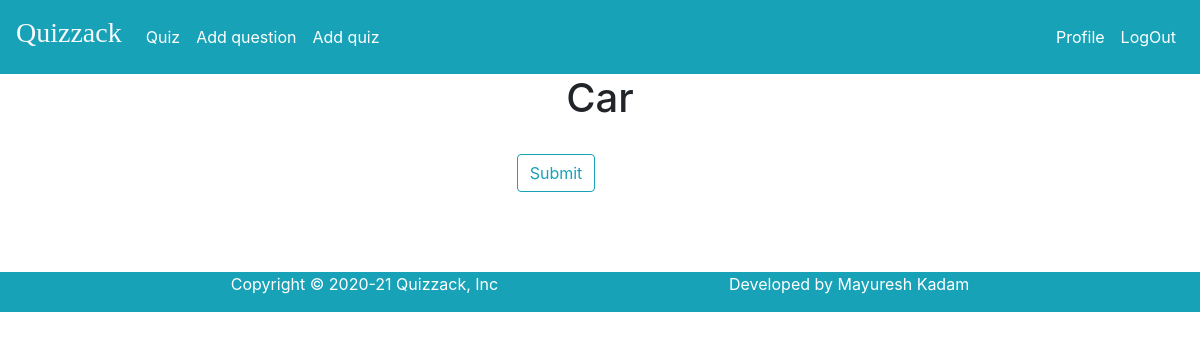
Page /quiz_catalog/quiz_page/car (signed in) on the earlier database version.
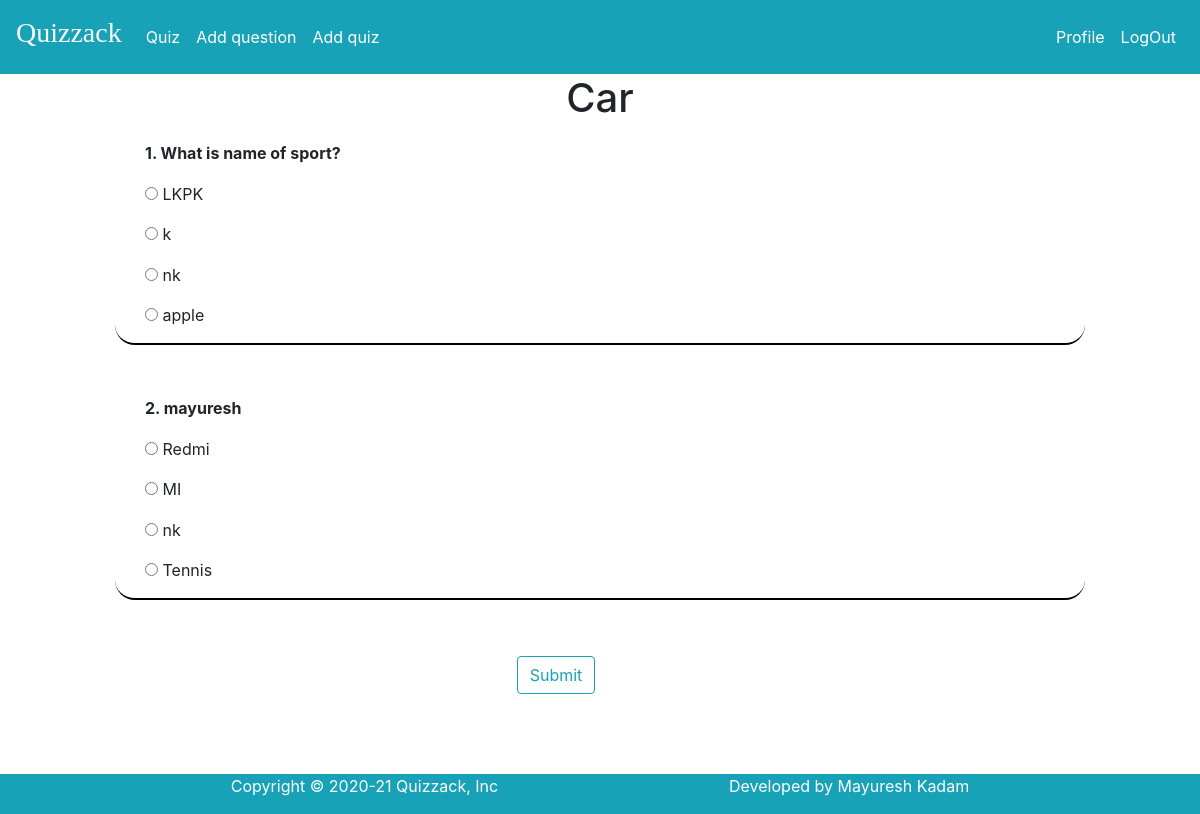
Same page on the later database version.
### blog/models.py (models this page shows, shortened)
class quiz(models.Model):
	question = models.CharField(max_length=500, default="")
	option1 = models.CharField(max_length=100, default="")
	option2 = models.CharField(max_length=100, default="")
	option3 = models.CharField(max_length=100, default="")
	option4 = models.CharField(max_length=100, default="")
	answer = models.CharField(max_length=100, default="")
	catogaries = models.CharField(max_length=100,default="")
	hint = models.CharField(max_length=500, default="")
	student = models.ForeignKey(User,on_delete=models.CASCADE)

### blog/views.py (the view)
# urls.py: path('quiz_page/',blog_views.quiz_page, name="quiz_page"),
@login_required
def quiz_page(request,cat):
	try:
		x=quiz.objects.filter(catogaries=cat)
	except:
		messages.success(request,f'Category not selected.')
		return HttpResponseRedirect(request.META.get('HTTP_REFERER'))
	context1={
	 'quizs':x,
	 'totalq':len(x),
	 'category':cat,
	}
	return render(request,'blog/quiz_page.html',context1)

### blog/Templates/blog/quiz_page.html (shortened to what this page needs)
{% extends "blog/base.html" %}
{% block content %}
<div class="row">
<div class="col-sm-1"></div>
<div class="col-sm-10">
<form action="../result" method="POST">
  <div style="text-align: center"><h1>{{category|capfirst}}</h1></div>
  {% for que in quizs%}
  <div class="container" style="border-bottom
  :2px solid black;border-radius: 20px;margin-top:2%;">
    <div class="col-md-10">
      <p><b>{{ forloop.counter }}. {{ que.question }}</b></p>
    </div>
    <div class="col-md-1"></div>
    <div class="col-md-3">
      <p>
      <input type="radio" name="{{ que.id }}" value="{{ que.option1 }}">
      {{ que.option1 }}
    </p>
    </div>
    <div class="col-md-3">
      <p>
      <input type="radio" name="{{ que.id }}" value="{{ que.option2 }}">
      {{ que.option2 }}
    </p>
    </div>
    <div class="col-md-1"></div>
    <div class="col-md-3">
      <p>
      <input type="radio" name="{{ que.id }}" value="{{ que.option3 }}">
      {{ que.option3 }}
    </p>
    </div>
    <div class="col-md-3">
      <p>
      <input class="form_control" type="radio" name="{{ que.id }}" value="{{ que.option4 }}">
      {{ que.option4 }}
    </p>
    </div>
    </div>
  <div class="py-3"></div>
  {% endfor %}
  <br>
  <div class="row">
    <div class="col-sm-5">
    </div>
    <div class="col-xs-2">
      <button type="submit" class="btn btn-outline-info">Submit</button>
    </div>
  </div>
  <br>
  <br>
</form>
</div>
</div>
{% endblock content %}

Differences in the rows shown:
added quiz: question "What is name of sport?", option1 "LKPK", option2 "k", option3 "nk", option4 "apple"
added quiz: question "mayuresh", option1 "Redmi", option2 "MI", option3 "nk", option4 "Tennis"
